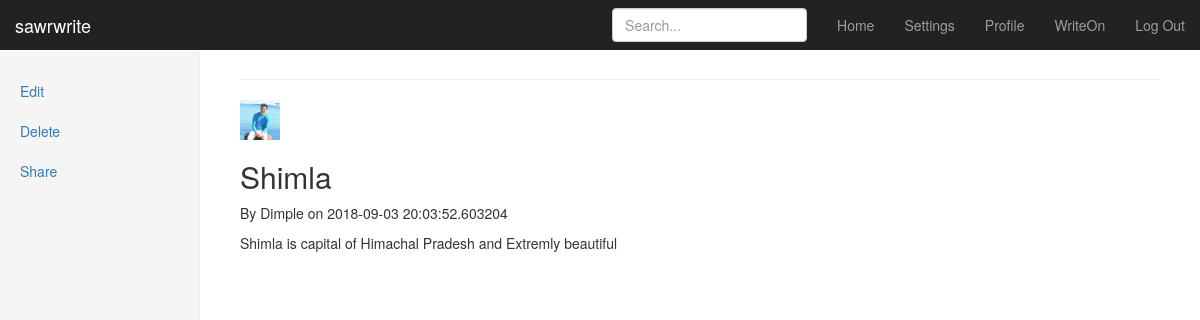
Page /5 (signed in) on the committed database.
### app/app.py (models this page shows)
class Post(UserMixin, db.Model):
	id = db.Column(db.Integer, primary_key=True)
	title = db.Column(db.String(100), nullable=False)
	date_posted = db.Column(db.DateTime, nullable=False, default=datetime.utcnow)
	content = db.Column(db.Text, nullable=False)
	user_id = db.Column(db.Integer, db.ForeignKey('user.id'), nullable=False)

class User(UserMixin, db.Model):
	id = db.Column(db.Integer, primary_key=True)
	firstname = db.Column(db.String(20))
	lastname = db.Column(db.String(20))
	username = db.Column(db.String(50), unique=True)
	image_file = db.Column(db.String(20), nullable=False, default='default.jpg')
	email = db.Column(db.String(50), unique=True)
	password = db.Column(db.String(80))
	posts = db.relationship('Post', backref='author', lazy=True)

### app/app.py (the view)
@app.route("/<int:post_id>")
def post(post_id):
	post =Post.query.get_or_404(post_id)
	img_file = url_for('static', filename='display_pics/' + current_user.image_file)
	return render_template('post.html',  image_file=img_file, title=post.title, post=post)

### app/app.py (called while the page is built)
@login_manager.user_loader
def load_user(user_id):
	return User.query.get(int(user_id))

### app/templates/post.html (shortened to what this page needs)
{% extends "bootstrap/base.html" %}
{% block styles %}
{{super()}}
<link rel="stylesheet" href="{{url_for('.static', filename='dashboard.css')}}">
{% endblock %}
{% block content %}
    <nav class="navbar navbar-inverse navbar-fixed-top">
      <div class="container-fluid">
        <div class="navbar-header">
          <a class="navbar-brand" href="#">sawrwrite</a>
        </div>
        <div id="navbar" class="navbar-collapse collapse">
          <ul class="nav navbar-nav navbar-right">
            <li><a href="{{ url_for('dashboard') }}">Home</a></li>
            <li><a href="#">Settings</a></li>
            <li><a href="{{ url_for('profile') }}">Profile</a></li>
            <li><a href="{{ url_for('notepad') }}">WriteOn</a></li>
            <li><a href="{{ url_for('logout') }}">Log Out</a></li>
          </ul>
          <form class="navbar-form navbar-right">
            <input type="text" class="form-control" placeholder="Search...">
          </form>
        </div>
      </div>
    </nav>
    <div class="container-fluid">
      <div class="row">
        <div class="col-sm-3 col-md-2 sidebar">
          <ul class="nav nav-sidebar">
            <li><a href="{{ url_for('my_blog') }}">Edit</a></li>
            <li><a href="#">Delete</a></li>
            <li><a href="#">Share</a></li>
          </ul>
        </div>
        <div class="col-sm-9 col-sm-offset-3 col-md-10 col-md-offset-2 main">
          <h1 class="page-header">{{ name }}</h1>
         </body>
          <article class="media content section">
           <div class="media-body">
            <div class="article-metadata">
          <img src="{{ image_file }}" width="40" height="40" class="img-responsive" alt="Generic placeholder thumbnail">
           <h2 class="article-title">{{ post.title }} </h2>
           <p class="article-content">By {{ post.author.firstname }} on {{ post.date_posted }} </p>
           <p class="article-content">{{ post.content }} </p>
         </div>
          </article>
         <body>
{% endblock %}

### app/static/dashboard.css (style rules this page uses)
body { padding-top: 50px; }
.navbar-fixed-top { border: 0; }
.sidebar { display: none; }
@media (min-width: 768px) { .sidebar { position: fixed; top: 51px; bottom: 0; left: 0; z-index: 1000; display: block; padding: 20px; overflow-x: hidden; overflow-y: auto; background-color: #f5f5f5; border-right: 1px solid #eee; } }
.nav-sidebar { margin-right: -21px; margin-bottom: 20px; margin-left: -20px; }
.nav-sidebar > li > a { padding-right: 20px; padding-left: 20px; }
.main { padding: 20px; }
@media (min-width: 768px) { .main { padding-right: 40px; padding-left: 40px; } }
.main .page-header { margin-top: 0; }

### rows in the picture
Post: title "Shimla", date_posted "2018-09-03 20:03:52.603204", content "Shimla is capital of Himachal Pradesh and Extremly beautiful"
User: author.firstname "Dimple"
